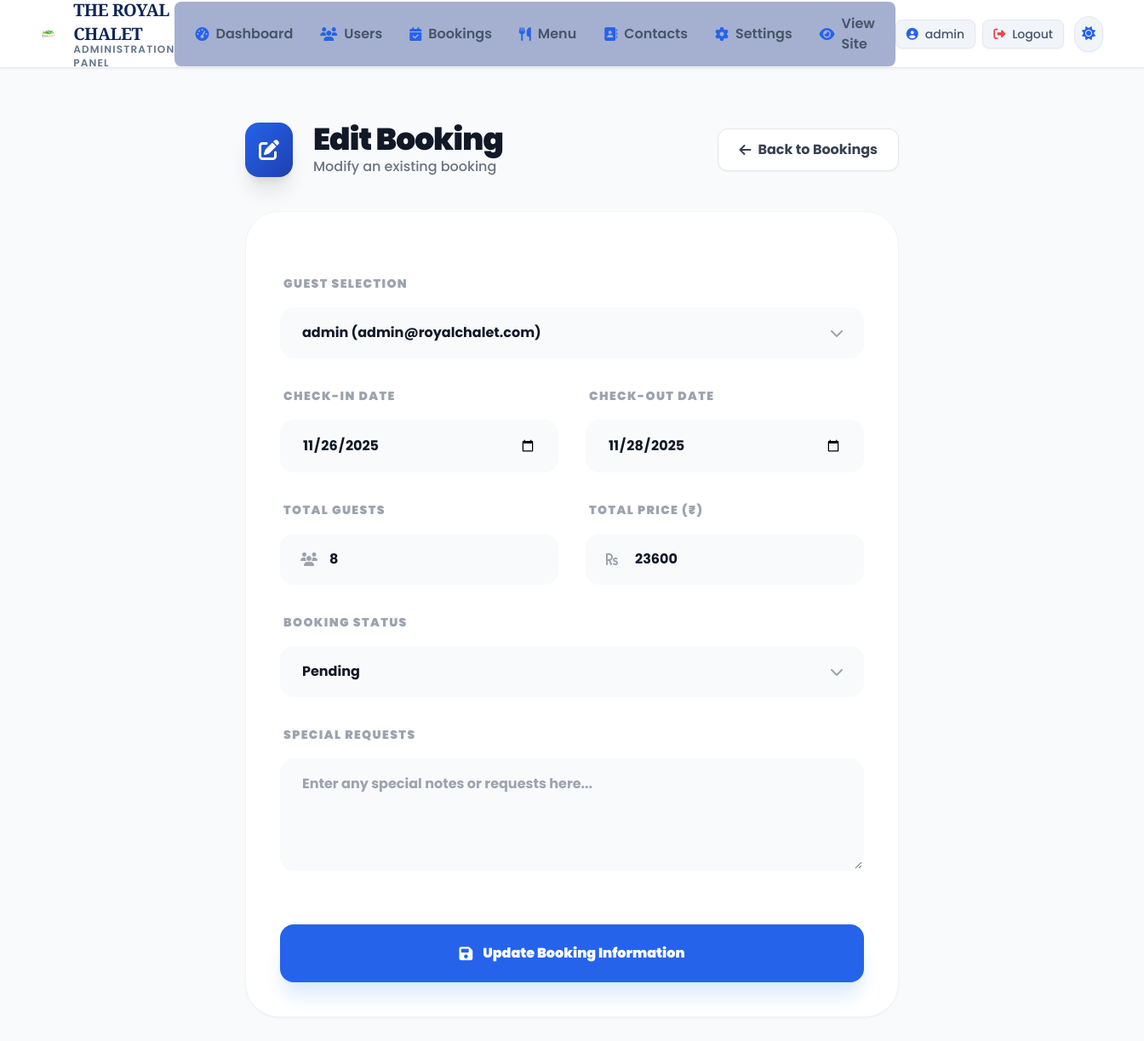
Page /admin/booking/edit/37 (signed in) on the committed database.
### models.py (models this page shows)
class User(UserMixin, db.Model):
    id = db.Column(db.Integer, primary_key=True)
    username = db.Column(db.String(80), unique=True, nullable=False)
    email = db.Column(db.String(120), unique=True, nullable=False)
    password_hash = db.Column(db.String(128), nullable=False)
    is_admin = db.Column(db.Boolean, default=False)
    phone = db.Column(db.String(15))
    address = db.Column(db.Text)
    created_at = db.Column(db.DateTime, default=lambda: datetime.now(timezone.utc))
    last_login = db.Column(db.DateTime)
    bookings = db.relationship('Booking', backref='user', lazy=True)
    orders = db.relationship('FoodOrder', backref='user', lazy=True)
    reviews = db.relationship('Review', backref='user', lazy=True)

class Booking(db.Model):
    id = db.Column(db.Integer, primary_key=True)
    booking_uid = db.Column('booking_id', db.String(50), unique=True, nullable=True)
    user_name = db.Column(db.String(100), nullable=True)
    email = db.Column(db.String(120), nullable=True)
    phone = db.Column(db.String(20), nullable=True)
    address = db.Column(db.Text, nullable=True)
    user_id = db.Column(db.Integer, db.ForeignKey('user.id'), nullable=True)  # Allow null for guest bookings
    check_in = db.Column(db.Date, nullable=False)
    check_out = db.Column(db.Date, nullable=False)
    guests = db.Column(db.Integer, default=1)
    adults = db.Column(db.Integer, default=1)
    children = db.Column(db.Integer, default=0)
    villa_type = db.Column(db.String(50), default='Standard Villa')
    meal_plan = db.Column(db.String(50), nullable=True)
    amenities = db.Column(db.Text, nullable=True)  # Stored as JSON string
    base_price = db.Column(db.Integer, nullable=True)
    meal_cost = db.Column(db.Integer, nullable=True, default=0)
    amenities_cost = db.Column(db.Integer, nullable=True, default=0)
    subtotal = db.Column(db.Integer, nullable=True)
    gst = db.Column(db.Integer, nullable=True, default=0)
    total_price = db.Column(db.Integer, nullable=False)
    status = db.Column(db.String(20), default='pending')  # pending, confirmed, cancelled, completed
    payment_status = db.Column(db.String(20), default='pending')  # pending, paid, refunded
    special_requests = db.Column(db.Text)
    booking_date = db.Column(db.DateTime, nullable=True)
    created_at = db.Column(db.DateTime, default=lambda: datetime.now(timezone.utc))
    updated_at = db.Column(db.DateTime, default=lambda: datetime.now(timezone.utc), onupdate=lambda: datetime.now(timezone.utc))
    order = db.relationship('FoodOrder', backref='booking', lazy=True)
    payment = db.relationship('Payment', backref='booking', uselist=False, lazy=True)
    coupon_id = db.Column(db.Integer, db.ForeignKey('coupon.id'), nullable=True)
    coupon = db.relationship('Coupon', backref='bookings', lazy=True)

### app.py (the view, shortened to what this page needs)
@app.route('/admin/booking/edit/<int:booking_id>', methods=['GET', 'POST'])
@login_required
def admin_booking_edit(booking_id):
    if not current_user.is_admin:
        abort(403)
    booking = Booking.query.get_or_404(booking_id)
    users = User.query.all()
    return render_template('admin/admin_booking_form.html', users=users, booking=booking, today=datetime.now().strftime('%Y-%m-%d'))

### templates/admin/admin_booking_form.html (shortened to what this page needs)
{% extends 'admin/admin_base.html' %}
{% block content %}
<div class="p-6 sm:p-10 bg-gray-50 dark:bg-gray-900 min-h-screen transition-colors duration-300">
    <div class="max-w-3xl mx-auto">
        <div class="flex flex-col md:flex-row justify-between items-start md:items-center mb-10 gap-6">
            <div class="flex items-center">
                <div class="bg-gradient-to-br from-blue-600 to-blue-800 text-white p-4 rounded-2xl shadow-xl mr-6">
                    <i class="fas fa-{{ 'edit' if booking else 'plus' }} text-2xl"></i>
                </div>
                <div>
                    <h1 class="text-4xl font-black text-gray-900 dark:text-white tracking-tight">{{ 'Edit' if booking else 'Create' }} Booking</h1>
                    <p class="text-gray-500 dark:text-gray-400 font-medium">{{ 'Modify an existing booking' if booking else 'Add a manual booking to the system' }}</p>
                </div>
            </div>
            <a href="{{ url_for('admin_bookings') }}" class="inline-flex items-center px-6 py-3 bg-white dark:bg-gray-800 text-gray-700 dark:text-gray-200 font-bold rounded-xl border border-gray-200 dark:border-gray-700 hover:bg-gray-50 transition-all shadow-sm">
                <i class="fas fa-arrow-left mr-2"></i> Back to Bookings
            </a>
        </div>
        <div class="bg-white dark:bg-gray-800 rounded-[2.5rem] shadow-sm border border-gray-100 dark:border-gray-700 p-8 md:p-10">
            <form method="POST" class="space-y-8">
                <div class="space-y-4">
                    <label for="user_id" class="text-sm font-black text-gray-400 uppercase tracking-widest ml-1">Guest Selection</label>
                    <div class="relative group">
                        <select id="user_id" name="user_id" required class="w-full bg-gray-50 dark:bg-gray-900 border-2 border-gray-50 dark:border-gray-900 rounded-2xl px-6 py-4 font-bold text-gray-900 dark:text-white focus:outline-none focus:border-blue-500 focus:bg-white transition-all appearance-none cursor-pointer">
                            {% for user in users %}
                            <option value="{{ user.id }}" {% if booking and booking.user_id == user.id %}selected{% endif %}>{{ user.username }} ({{ user.email }})</option>
                            {% endfor %}
                        </select>
                    </div>
                </div>
                <div class="grid grid-cols-1 md:grid-cols-2 gap-8">
                    <div class="space-y-4">
                        <label for="check_in" class="text-sm font-black text-gray-400 uppercase tracking-widest ml-1">Check-in Date</label>
                        <input type="date" id="check_in" name="check_in" required
                               value="{{ booking.check_in.strftime('%Y-%m-%d') if booking else '' }}"
                               class="w-full bg-gray-50 dark:bg-gray-900 border-2 border-gray-50 dark:border-gray-900 rounded-2xl px-6 py-4 font-bold text-gray-900 dark:text-white focus:outline-none focus:border-blue-500 focus:bg-white transition-all">
                    </div>
                    <div class="space-y-4">
                        <label for="check_out" class="text-sm font-black text-gray-400 uppercase tracking-widest ml-1">Check-out Date</label>
                        <input type="date" id="check_out" name="check_out" required
                               value="{{ booking.check_out.strftime('%Y-%m-%d') if booking else '' }}"
                               class="w-full bg-gray-50 dark:bg-gray-900 border-2 border-gray-50 dark:border-gray-900 rounded-2xl px-6 py-4 font-bold text-gray-900 dark:text-white focus:outline-none focus:border-blue-500 focus:bg-white transition-all">
                    </div>
                </div>
                <div class="grid grid-cols-1 md:grid-cols-2 gap-8">
                    <div class="space-y-4">
                        <label for="guests" class="text-sm font-black text-gray-400 uppercase tracking-widest ml-1">Total Guests</label>
                        <div class="relative">
                            <i class="fas fa-users absolute left-6 top-1/2 -translate-y-1/2 text-gray-400"></i>
                            <input type="number" id="guests" name="guests" required min="1" max="15"
                                   value="{{ booking.guests if booking else '2' }}"
                                   class="w-full bg-gray-50 dark:bg-gray-900 border-2 border-gray-50 dark:border-gray-900 rounded-2xl pl-14 pr-6 py-4 font-bold text-gray-900 dark:text-white focus:outline-none focus:border-blue-500 focus:bg-white transition-all">
                        </div>
                    </div>
                    <div class="space-y-4">
                        <label for="total_price" class="text-sm font-black text-gray-400 uppercase tracking-widest ml-1">Total Price (₹)</label>
                        <div class="relative">
                            <i class="fas fa-rupee-sign absolute left-6 top-1/2 -translate-y-1/2 text-gray-400"></i>
                            <input type="number" id="total_price" name="total_price" required min="1000" step="100"
                                   value="{{ booking.total_price if booking else '10000' }}"
                                   class="w-full bg-gray-50 dark:bg-gray-900 border-2 border-gray-50 dark:border-gray-900 rounded-2xl pl-14 pr-6 py-4 font-bold text-gray-900 dark:text-white focus:outline-none focus:border-blue-500 focus:bg-white transition-all">
                        </div>
                    </div>
                </div>
                <div class="space-y-4">
                    <label for="status" class="text-sm font-black text-gray-400 uppercase tracking-widest ml-1">Booking Status</label>
                    <div class="relative group">
                        <select id="status" name="status" required class="w-full bg-gray-50 dark:bg-gray-900 border-2 border-gray-50 dark:border-gray-900 rounded-2xl px-6 py-4 font-bold text-gray-900 dark:text-white focus:outline-none focus:border-blue-500 focus:bg-white transition-all appearance-none cursor-pointer">
                            <option value="pending" {% if booking and booking.status == 'pending' %}selected{% endif %}>Pending</option>
                        </select>
                    </div>
                </div>
                <div class="space-y-4">
                    <label for="special_requests" class="text-sm font-black text-gray-400 uppercase tracking-widest ml-1">Special Requests</label>
                    <textarea id="special_requests" name="special_requests" rows="4" class="w-full bg-gray-50 dark:bg-gray-900 border-2 border-gray-50 dark:border-gray-900 rounded-2xl px-6 py-4 font-bold text-gray-900 dark:text-white focus:outline-none focus:border-blue-500 focus:bg-white transition-all placeholder-gray-400" placeholder="Enter any special notes or requests here...">{{ booking.special_requests if booking else '' }}</textarea>
                </div>
                <div class="pt-6">
                    <button type="submit" class="w-full py-5 bg-blue-600 hover:bg-blue-700 text-white font-black rounded-2xl transition-all transform hover:-translate-y-1 shadow-xl shadow-blue-100 dark:shadow-none flex items-center justify-center gap-3">
                        <i class="fas fa-save text-lg"></i>
                        {{ 'Update' if booking else 'Save' }} Booking Information
                    </button>
                </div>
            </form>
        </div>
    </div>
</div>
{% endblock %}

### templates/admin/admin_base.html (shortened to what this page needs)
<!DOCTYPE html>
<html lang="en">
<head>
    <script src="https://cdn.tailwindcss.com"></script>
    <link rel="stylesheet" href="{{ url_for('static', filename='css/styles.min.css') }}">
    <link rel="stylesheet" href="https://unpkg.com/aos@2.3.1/dist/aos.css" />
    <link rel="stylesheet" href="https://cdnjs.cloudflare.com/ajax/libs/font-awesome/6.4.0/css/all.min.css">
</head>
<body class="bg-gray-50 dark:bg-gray-900 text-gray-900 dark:text-gray-100 transition-colors duration-300 min-h-screen flex flex-col">
    <nav class="bg-gradient-to-r from-admin-primary to-blue-800 shadow-md transition-colors duration-300 sticky top-0 z-50 header-nav">
        <div class="container mx-auto flex justify-between items-center px-4 h-full">
            <a href="/admin/dashboard" class="flex items-center gap-3 group">
                <div class="logo-container mr-2">
                    <img src="{{ url_for('static', filename='Rc.png') }}"
                         alt="Royal Chalet Logo"
                         class="h-full w-auto object-contain">
                </div>
                <div class="flex flex-col">
                    <span class="text-xl font-bold text-white tracking-tight brand-text" style="font-family: 'Playfair Display', serif;">THE ROYAL CHALET</span>
                    <span class="text-xs text-blue-200 font-semibold tracking-widest uppercase -mt-1 brand-subtext">Administration Panel</span>
                </div>
            </a>
            <div class="hidden md:flex items-center gap-2 bg-blue-900/40 rounded-lg px-3 py-1.5 shadow-sm backdrop-blur-sm">
                <a href="/admin/dashboard" class="px-3 py-2 rounded-lg hover:bg-blue-800/50 transition-all duration-300 flex items-center gap-2 text-sm md:text-base font-medium text-white transform hover:scale-105 group nav-link">
                    <i class="fas fa-tachometer-alt text-sky-400 group-hover:text-sky-300 transition-colors duration-300 nav-icon"></i>
                    <span>Dashboard</span>
                </a>
                <a href="/admin/users" class="px-3 py-2 rounded-lg hover:bg-blue-800/50 transition-all duration-300 flex items-center gap-2 text-sm md:text-base font-medium text-white transform hover:scale-105 group nav-link">
                    <i class="fas fa-users text-amber-400 group-hover:text-amber-300 transition-colors duration-300 nav-icon"></i>
                    <span>Users</span>
                </a>
                <a href="/admin/bookings" class="px-3 py-2 rounded-lg hover:bg-blue-800/50 transition-all duration-300 flex items-center gap-2 text-sm md:text-base font-medium text-white transform hover:scale-105 group nav-link">
                    <i class="fas fa-calendar-check text-amber-400 group-hover:text-amber-300 transition-colors duration-300 nav-icon"></i>
                    <span>Bookings</span>
                </a>
                <a href="/admin/menu" class="px-3 py-2 rounded-lg hover:bg-blue-100 dark:hover:bg-blue-900/50 transition-all duration-300 flex items-center gap-2 text-sm md:text-base font-medium text-white transform hover:scale-105 group nav-link">
                    <i class="fas fa-utensils text-blue-600 dark:text-blue-400 group-hover:text-blue-500 transition-colors duration-300 nav-icon"></i>
                    <span>Menu</span>
                </a>
                <a href="/admin/contacts" class="px-3 py-2 rounded-lg hover:bg-blue-100 dark:hover:bg-blue-900/50 transition-all duration-300 flex items-center gap-2 text-sm md:text-base font-medium text-white transform hover:scale-105 group nav-link">
                    <i class="fas fa-address-book text-blue-600 dark:text-blue-400 group-hover:text-blue-500 transition-colors duration-300 nav-icon"></i>
                    <span>Contacts</span>
                </a>
                <a href="/admin/settings" class="px-3 py-2 rounded-lg hover:bg-blue-100 dark:hover:bg-blue-900/50 transition-all duration-300 flex items-center gap-2 text-sm md:text-base font-medium text-white transform hover:scale-105 group nav-link">
                    <i class="fas fa-cog text-blue-600 dark:text-blue-400 group-hover:text-blue-500 transition-colors duration-300 nav-icon"></i>
                    <span>Settings</span>
                </a>
                <a href="/" class="px-3 py-2 rounded-lg hover:bg-blue-100 dark:hover:bg-blue-900/50 transition-all duration-300 flex items-center gap-2 text-sm md:text-base font-medium text-white transform hover:scale-105 group nav-link">
                    <i class="fas fa-eye text-blue-600 dark:text-blue-400 group-hover:text-blue-500 transition-colors duration-300 nav-icon"></i>
                    <span>View Site</span>
                </a>
            </div>
            <div class="flex items-center gap-2">
                <a href="/profile" class="header-button px-3 py-1.5 rounded-lg flex items-center gap-2 text-sm font-medium">
                    <i class="fas fa-user-circle text-blue-600 dark:text-blue-400"></i>
                    <span>{{ current_user.username }}</span>
                </a>
                <a href="{{ url_for('logout') }}" class="header-button px-3 py-1.5 rounded-lg flex items-center gap-2 text-sm font-medium" title="Logout">
                    <i class="fas fa-sign-out-alt text-red-500"></i>
                    <span class="hidden lg:inline">Logout</span>
                </a>
                <button id="theme-toggle" class="header-button p-2 rounded-full ml-1" title="Toggle Dark Mode">
                    <i class="fas fa-sun text-blue-600 dark:hidden" id="sunIcon"></i>
                </button>
            </div>
        </div>
    </nav>
    <main class="flex-1 container mx-auto px-4 py-6 transition-colors duration-300 dark:text-gray-200">
        {% block content %}{% endblock %}
    </main>
</body>
</html>

### rows in the picture
User: username "admin"
Booking: user_id "admin (admin@royalchalet.com)", check_in "11/26/2025", check_out "11/28/2025", guests "8", total_price "23600", status "Pending"

### other values in the picture
{{ 'Edit' if booking else 'Create' }} "Edit"
{{ 'Update' if booking else 'Save' }} "Update"
